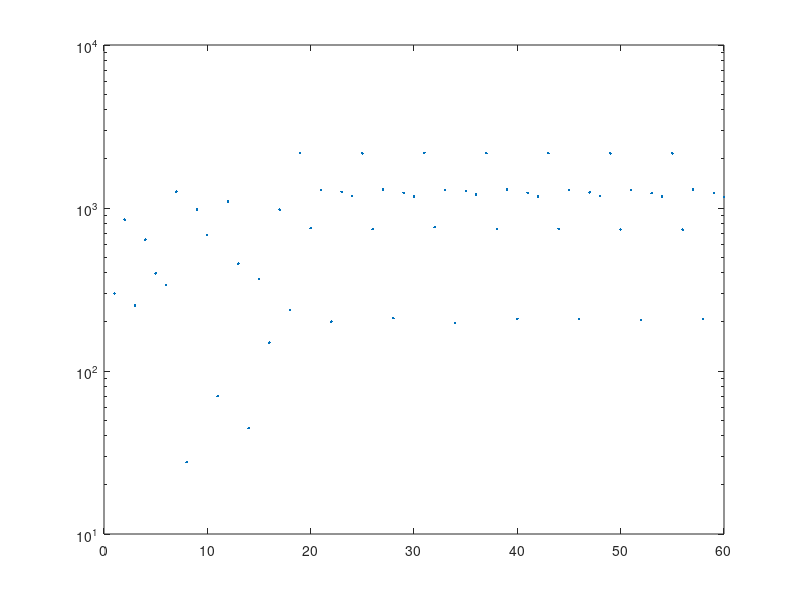

The MATLAB script that drew this image: (Note: this script raises an error after producing the figure.)
% Question 1-b
% Perbuations of the Matrix

load('Data.mat');

A = E;
acond = cond(A,1);
arcond = rcond(A);

e = [];

for j = 1:10;
    b = B(:, j);
    x = A\b;
    for k = 1:6;
        C = BIGC(:,:,k)
        z =  (A + epsilon*C)\b
        e = [e,norm(E,1) * (norm(z-x,1))/(epsilon*norm(x,1))];
    end
end

e_mean = mean(e);
e_median = median(e,'all');
e_max = max(e);

set(gca, 'YScale', 'log');
semilogy(e,'.');
yline(acond,'-',"K1(A)");
yline(arcond,'.',"1/K1(A)");
xlabel('experiment');
ylabel('amplification');
dim = [0.6 0.4 0.2 0.3];
str = sprintf("K1(A): " + acond + "\n1/K1(A): " + arcond + "\nMean: " + e_mean + "\nMedian: " + e_median + "\nMax: " + e_max);
annotation('textbox',dim,'String',str,'FitBoxToText','on');